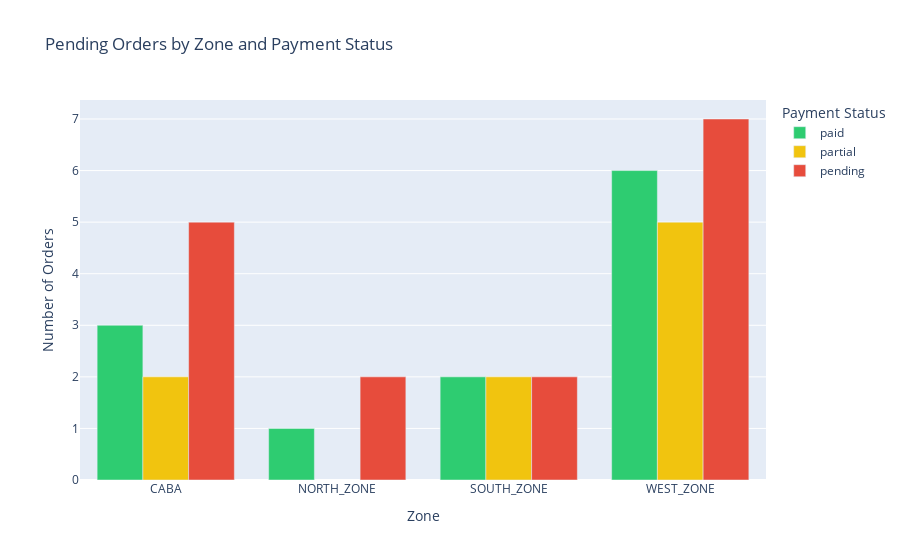

The code cell stored with this chart in its notebook:
### Code cell
# Chart 3: Orders by Payment Status and Zone
payment_zone = pending_orders.groupby(["delivery_zone_id", "payment_status"]).size().reset_index(name="count")

fig = px.bar(
    payment_zone,
    x="delivery_zone_id",
    y="count",
    color="payment_status",
    title="Pending Orders by Zone and Payment Status",
    labels={"delivery_zone_id": "Zone", "count": "Number of Orders", "payment_status": "Payment Status"},
    barmode="group",
    color_discrete_map={"paid": "#2ecc71", "partial": "#f1c40f", "pending": "#e74c3c"}
)
fig.show()

### Figure 1 — Plotly figure (JSON) as saved in the notebook; plotly's stock layout.template omitted (floating-point values rounded to 4 significant figures)
{"data": [{"alignmentgroup": "True", "hovertemplate": "Payment Status=paid<br>Zone=%{x}<br>Number of Orders=%{y}<extra></extra>", "legendgroup": "paid", "marker": {"color": "#2ecc71", "pattern": {"shape": ""}}, "name": "paid", "offsetgroup": "paid", "orientation": "v", "showlegend": true, "textposition": "auto", "type": "bar", "x": ["CABA", "NORTH_ZONE", "SOUTH_ZONE", "WEST_ZONE"], "xaxis": "x", "y": [3, 1, 2, 6], "yaxis": "y"}, {"alignmentgroup": "True", "hovertemplate": "Payment Status=partial<br>Zone=%{x}<br>Number of Orders=%{y}<extra></extra>", "legendgroup": "partial", "marker": {"color": "#f1c40f", "pattern": {"shape": ""}}, "name": "partial", "offsetgroup": "partial", "orientation": "v", "showlegend": true, "textposition": "auto", "type": "bar", "x": ["CABA", "SOUTH_ZONE", "WEST_ZONE"], "xaxis": "x", "y": [2, 2, 5], "yaxis": "y"}, {"alignmentgroup": "True", "hovertemplate": "Payment Status=pending<br>Zone=%{x}<br>Number of Orders=%{y}<extra></extra>", "legendgroup": "pending", "marker": {"color": "#e74c3c", "pattern": {"shape": ""}}, "name": "pending", "offsetgroup": "pending", "orientation": "v", "showlegend": true, "textposition": "auto", "type": "bar", "x": ["CABA", "NORTH_ZONE", "SOUTH_ZONE", "WEST_ZONE"], "xaxis": "x", "y": [5, 2, 2, 7], "yaxis": "y"}], "layout": {"barmode": "group", "legend": {"title": {"text": "Payment Status"}, "tracegroupgap": 0}, "title": {"text": "Pending Orders by Zone and Payment Status"}, "xaxis": {"anchor": "y", "domain": [0, 1], "title": {"text": "Zone"}}, "yaxis": {"anchor": "x", "domain": [0, 1], "title": {"text": "Number of Orders"}}}}
